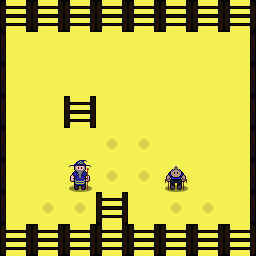

A level layout from a 2D game, rendered from its tile map. Below: a short description, then the map file with tile-grid data replaced by summaries:
An orthogonal 8x8 tile map with 32x32 px tiles, 9 tile layers (floor_animated, floor_circle, npc1, npc2, ...), 2 tilesets.

<map version="1.0" orientation="orthogonal" width="8" height="8" tilewidth="32" tileheight="32">
 <tileset firstgid="1" name="maptiles" tilewidth="32" tileheight="32">
  <image source="World7Tileset.png" width="96" height="96" />
 </tileset>
 <tileset firstgid="10" name="npcs" tilewidth="32" tileheight="32">
  <image source="world7_npc.png" width="64" height="32" />
 </tileset>
 <layer name="floor_animated" width="8" height="8">
  <properties>
   <property name="json" value="maps/world7/floor_animated.json" />
  </properties>
  <data>[64 cells, 64 non-empty, 1 distinct tile ids]</data>
 </layer>
 <layer name="floor_circle" width="8" height="8">
  <properties>
   <property name="json" value="maps/world7/floor_circle.json" />
  </properties>
  <data>[64 cells, 8 non-empty, 1 distinct tile ids]</data>
 </layer>
 <layer name="npc1" width="8" height="8">
  <properties>
   <property name="npc" value="true" />
   <property name="solid" value="true" />
  </properties>
  <data>[64 cells, 1 non-empty, 1 distinct tile ids]</data>
 </layer>
 <layer name="npc2" width="8" height="8">
  <properties>
   <property name="finalwiz" value="true" />
   <property name="npc" value="true" />
   <property name="solid" value="true" />
  </properties>
  <data>[64 cells, 1 non-empty, 1 distinct tile ids]</data>
 </layer>
 <layer name="boss" width="8" height="8">
  <properties>
   <property name="boss" value="Dragaragataramunam" />
   <property name="hidden" value="true" />
  </properties>
  <data>[64 cells, 1 non-empty, 1 distinct tile ids]</data>
 </layer>
 <layer name="fence_l" width="8" height="8">
  <properties>
   <property name="json" value="maps/world7/fence_l.json" />
   <property name="solid" value="true" />
  </properties>
  <data>[64 cells, 6 non-empty, 1 distinct tile ids]</data>
 </layer>
 <layer name="fence_m" width="8" height="8">
  <properties>
   <property name="json" value="maps/world7/fence_m.json" />
   <property name="solid" value="true" />
  </properties>
  <data>[64 cells, 16 non-empty, 3 distinct tile ids]</data>
 </layer>
 <layer name="fence_r" width="8" height="8">
  <properties>
   <property name="json" value="maps/world7/fence_r.json" />
   <property name="solid" value="true" />
  </properties>
  <data>[64 cells, 6 non-empty, 1 distinct tile ids]</data>
 </layer>
 <layer name="playerspawn" width="8" height="8">
  <properties>
   <property name="hidden" value="true" />
   <property name="playerspawn" value="true" />
  </properties>
  <data>[64 cells, 1 non-empty, 1 distinct tile ids]</data>
 </layer>
</map>
